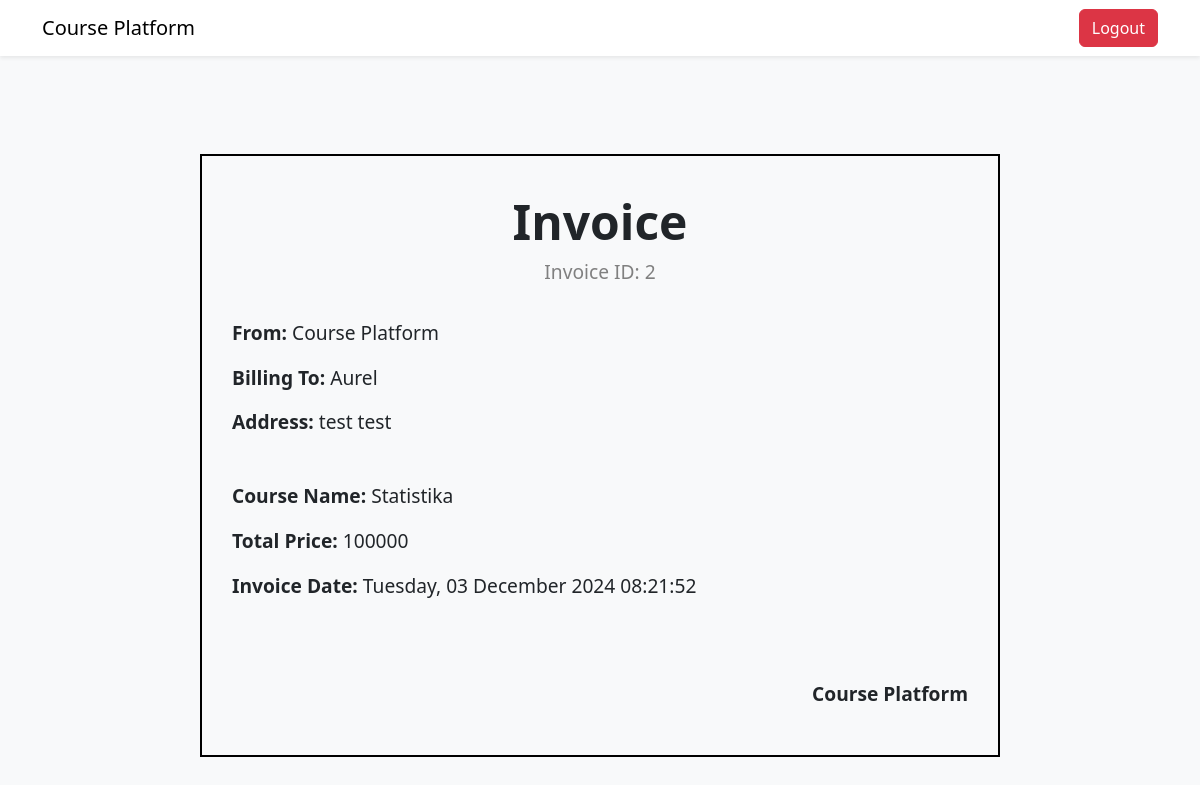
The app's page /student/invoice/2 (signed in) with its own data.
### tables this page shows
CREATE TABLE invoice (
                id_invoice INTEGER PRIMARY KEY AUTOINCREMENT,
                id_pembayaran INTEGER,
                id_peserta INTEGER,
                detail_invoice TEXT NOT NULL,
                FOREIGN KEY (id_pembayaran) REFERENCES pembayaran(id_pembayaran),
                FOREIGN KEY (id_peserta) REFERENCES peserta(id_peserta)
            );

CREATE TABLE peserta (
                id_peserta INTEGER PRIMARY KEY AUTOINCREMENT,
                email TEXT NOT NULL,
                nama_peserta TEXT NOT NULL,
                password TEXT NOT NULL,
                no_telpon TEXT NOT NULL,
                alamat TEXT NOT NULL,
                kota TEXT NOT NULL,
                provinsi TEXT NOT NULL,
                kode_pos INT NOT NULL,
                negara TEXT NOT NULL
            );

CREATE TABLE kursus (
                id_kursus INTEGER PRIMARY KEY AUTOINCREMENT,
                id_instruktur INTEGER,
                nama_kursus TEXT NOT NULL,
                harga_kursus INT NOT NULL,
                FOREIGN KEY (id_instruktur) REFERENCES instruktur(id_instruktur)
            );

CREATE TABLE pembayaran (
                id_pembayaran INTEGER PRIMARY KEY AUTOINCREMENT,
                id_peserta INTEGER,
                id_kursus INTEGER,
                total_harga INT NOT NULL,
                status TEXT NOT NULL,
                FOREIGN KEY (id_peserta) REFERENCES peserta(id_peserta),
                FOREIGN KEY (id_kursus) REFERENCES kursus(id_kursus)
            );

### features/student.py (the view)
    def invoice_detail(self, invoice_id):
        if not session.get('email') or session.get('role') != 'user':
            return redirect(url_for('home'))
        email = session.get('email')
        student = query_db('SELECT * FROM peserta WHERE email = ?', [email], one=True)
        if not student:
            return redirect(url_for('home'))
        student_id = student['id_peserta']
        invoice = query_db(
            '''
                SELECT invoice.*, pembayaran.*, kursus.*
                FROM invoice
                INNER JOIN pembayaran ON invoice.id_pembayaran = pembayaran.id_pembayaran
                INNER JOIN kursus ON pembayaran.id_kursus = kursus.id_kursus
                WHERE invoice.id_peserta = ? AND invoice.id_invoice = ?
            ''',
            [student_id, invoice_id],
            one=True
        )
        peserta = query_db('SELECT * FROM peserta WHERE id_peserta = ?', [student_id], one=True)
        return render_template('student/invoice_detail.html', invoice=invoice, peserta=peserta)

### database.py (called while the page is built)
def get_db():
    db = getattr(g, '_database', None)
    if db is None:
        db = g._database = sqlite3.connect(DATABASE)
        db.row_factory = sqlite3.Row
    return db

def query_db(query, args=(), one=False):
    cur = get_db().execute(query, args)
    rv = cur.fetchall()
    cur.close()
    get_db().commit()
    return (rv[0] if rv else None) if one else rv

### templates/student/invoice_detail.html (shortened to what this page needs)
<!DOCTYPE html>
<html lang="en">
<head>
    <link href="https://cdn.jsdelivr.net/npm/bootstrap@5.3.0/dist/css/bootstrap.min.css" rel="stylesheet">
</head>
<body class="bg-light">
    <nav class="navbar navbar-expand-lg navbar-light bg-white shadow-sm">
        <div class="container">
            <a class="navbar-brand" href="/">Course Platform</a>
            <div class="d-flex">
                <a href="/logout" class="btn btn-danger">Logout</a>
            </div>
        </div>
    </nav>
    <div class="container py-5">
        <div class="invoice-container">
            <div class="invoice-title">
                Invoice
            </div>
            <div class="invoice-id">
                Invoice ID: {{ invoice.id_invoice }}
            </div>
            <div class="invoice-details">
                <p><strong>From:</strong> Course Platform</p>
                <p><strong>Billing To:</strong> {{ peserta.nama_peserta }}</p>
                <p><strong>Address:</strong> {{ peserta.alamat }}</p>
                <br>
                <p><strong>Course Name:</strong> {{ invoice.nama_kursus }}</p>
                <p><strong>Total Price:</strong> {{ invoice.total_harga }}</p>
                <p><strong>Invoice Date:</strong> {{ invoice.detail_invoice }}</p>
            </div>
            <div class="invoice-sign">
                <p>Course Platform</p>
            </div>
        </div>
    </div>
</body>
</html>

### templates/student/invoice_detail.html (style rules this page uses)
.invoice-container { border: 2px solid #000; padding: 30px; margin: 50px auto; max-width: 800px; text-align: left; }
.invoice-title { font-size: 3em; font-weight: bold; margin-bottom: 0px; text-align: center; }
.invoice-id { font-size: 1.2em; color: gray; text-align: center; margin-top: 0px; margin-bottom: 2rem; }
.invoice-details { font-size: 1.2em; margin-bottom: 20px; }
.invoice-sign { font-size: 1.2em; font-weight: bold; text-align: right; margin-top: 5rem; }

### records on screen
invoice: id_invoice "2", detail_invoice "Tuesday, 03 December 2024 08:21:52"
peserta: nama_peserta "Aurel", alamat "test test"
kursus: nama_kursus "Statistika"
pembayaran: total_harga "100000"
